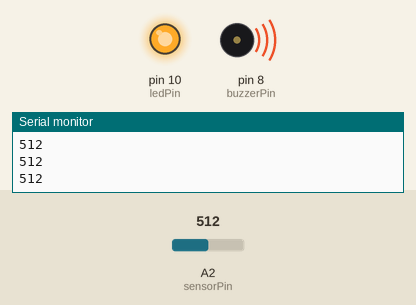
The sketch below on a simulated Arduino Uno, built with avr-gcc and run on an emulated ATmega328P. Parts: output pins drawn as LEDs (lit = HIGH), buzzer (waves = sounding), the last lines printed to the serial monitor. Dashed ring = blinking. Inputs (shaded band) come from the test bench; at power-on: A2 (sensorPin) = 512.

Above: at 1.2 s.
1.3 s: A2 (sensorPin) set to 530
At 2.9 s:
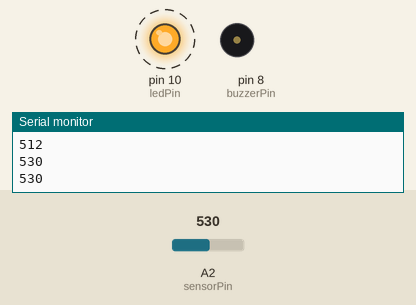
4.3 s: A2 (sensorPin) set to 511
At 4.64 s:
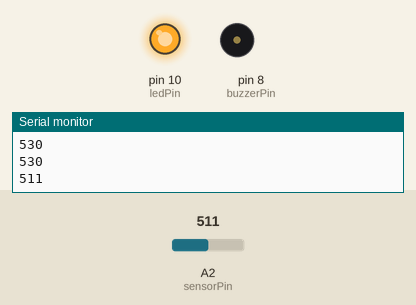
6.1 s: A2 (sensorPin) set to 271
7.6 s: A2 (sensorPin) set to 245
At 8.7 s:
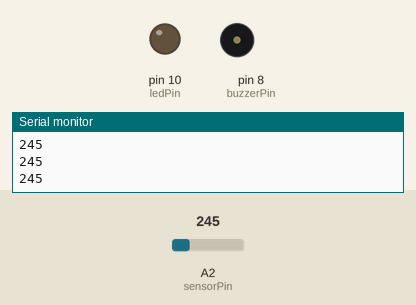
9.2 s: A2 (sensorPin) set to 306
At 9.6 s:
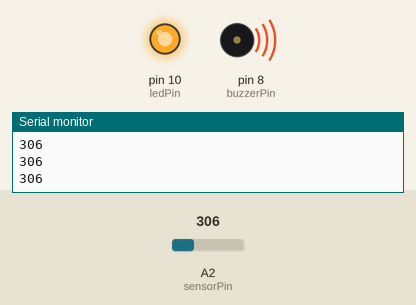
10.7 s: A2 (sensorPin) set to 122
At 10.83 s:
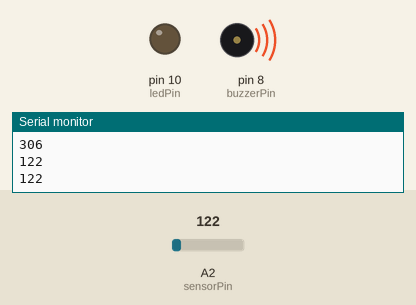
Timing chart, 0 to 13.3 s (numbered marks = the images above; inputs shaded):
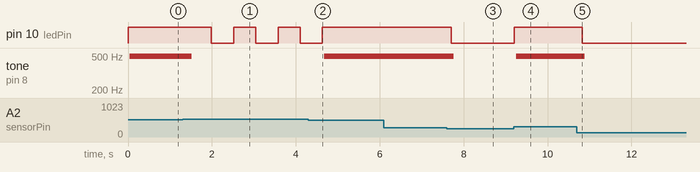

Measured:
- the behaviour switches between 512 and 513 on A2 (sensorPin) (found by bisection; images 0 and 1)
- the behaviour switches between 257 and 256 on A2 (sensorPin) (found by bisection; images 2 and 3)
- after the input at 1.3 s, pin 10 (ledPin): alternates HIGH for 0.53 s and LOW for 0.53 s, starting after 0.68 s; tone on pin 8 (buzzerPin): 496 Hz → silent after 0.22 s
- after the input at 4.3 s, pin 10 (ledPin): goes on until 4.6 s, then stays HIGH; tone on pin 8 (buzzerPin): silent → 496 Hz after 0.38 s
- after the input at 7.6 s, pin 10 (ledPin): HIGH → LOW after 0.11 s; tone on pin 8 (buzzerPin): 496 Hz → silent after 0.16 s
- after the input at 9.2 s, pin 10 (ledPin): LOW → HIGH at once; tone on pin 8 (buzzerPin): silent → 496 Hz after 0.05 s
- after the input at 10.7 s, pin 10 (ledPin): HIGH → LOW after 0.12 s; tone on pin 8 (buzzerPin): 496 Hz → silent after 0.19 s

The sketch:

ejercicio_AnalogInput.ino
```cpp
/*
  Analog Input
 Demonstrates analog input by reading an analog sensor on analog pin 0 and
 turning on and off a light emitting diode(LED)  connected to digital pin 13.
 The amount of time the LED will be on and off depends on
 the value obtained by analogRead().

 The circuit:
 * Potentiometer attached to analog input 0
 * center pin of the potentiometer to the analog pin
 * one side pin (either one) to ground
 * the other side pin to +5V
 * LED anode (long leg) attached to digital output 10
 * LED cathode (short leg) attached to ground


 */

int sensorPin = A2;    // select the input pin for the potentiometer
int ledPin = 10;      // select the pin for the LED
int buzzerPin = 8;      // select the pin for buzzer
int sensorValue = 0;  // variable to store the value coming from the sensor

void setup() {
   Serial.begin(9600);// set the baud rate at 9600 to match the software set up. When connected to a specific device, (e.g. bluetooth), the baud rate needs to be the same with it.
  // declare the ledPin as an OUTPUT:
  pinMode(ledPin, OUTPUT);

    pinMode(buzzerPin, OUTPUT);


}

void loop() {

  unsigned int i;//define variable

  // read the value from the sensor:
  sensorValue = analogRead(sensorPin);

  Serial.println(sensorValue);// display value

  switch (sensorValue) {
    case 0 ... 256:
        // turn the ledPin off:
        digitalWrite(ledPin, LOW);
        digitalWrite(buzzerPin, LOW);
      break;
    case 257 ... 512:
        digitalWrite(ledPin, HIGH);
        //digitalWrite(buzzerPin, HIGH);
        // stop the program for <sensorValue> milliseconds:
        //delay(sensorValue);

        for(i=0;i<80;i++)// output a frequency sound
        {
          digitalWrite(buzzerPin,HIGH);// sound
          delay(1);//delay1ms
          digitalWrite(buzzerPin,LOW);//not sound
          delay(1);//ms delay
        }
      break;
    default:
        // turn the ledPin on
        digitalWrite(ledPin, HIGH);
        digitalWrite(buzzerPin, HIGH);
        // stop the program for <sensorValue> milliseconds:
        delay(sensorValue);
        // turn the ledPin off:
        digitalWrite(ledPin, LOW);
        digitalWrite(buzzerPin, LOW);
        // stop the program for for <sensorValue> milliseconds:
        delay(sensorValue);
    break;
  }
}
```
